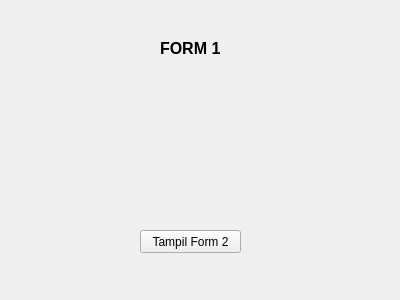
<?xml version="1.0" encoding="UTF-8"?>
<ui version="4.0">
 <class>Form</class>
 <widget class="QWidget" name="Form">
  <property name="geometry">
   <rect>
    <x>0</x>
    <y>0</y>
    <width>400</width>
    <height>300</height>
   </rect>
  </property>
  <property name="windowTitle">
   <string>Form</string>
  </property>
  <widget class="QPushButton" name="button_tampil_form2">
   <property name="geometry">
    <rect>
     <x>140</x>
     <y>230</y>
     <width>101</width>
     <height>23</height>
    </rect>
   </property>
   <property name="text">
    <string>Tampil Form 2</string>
   </property>
  </widget>
  <widget class="QLabel" name="label">
   <property name="geometry">
    <rect>
     <x>160</x>
     <y>40</y>
     <width>121</width>
     <height>16</height>
    </rect>
   </property>
   <property name="font">
    <font>
     <pointsize>12</pointsize>
     <weight>75</weight>
     <bold>true</bold>
    </font>
   </property>
   <property name="text">
    <string>FORM 1</string>
   </property>
  </widget>
 </widget>
 <resources/>
 <connections/>
</ui>
